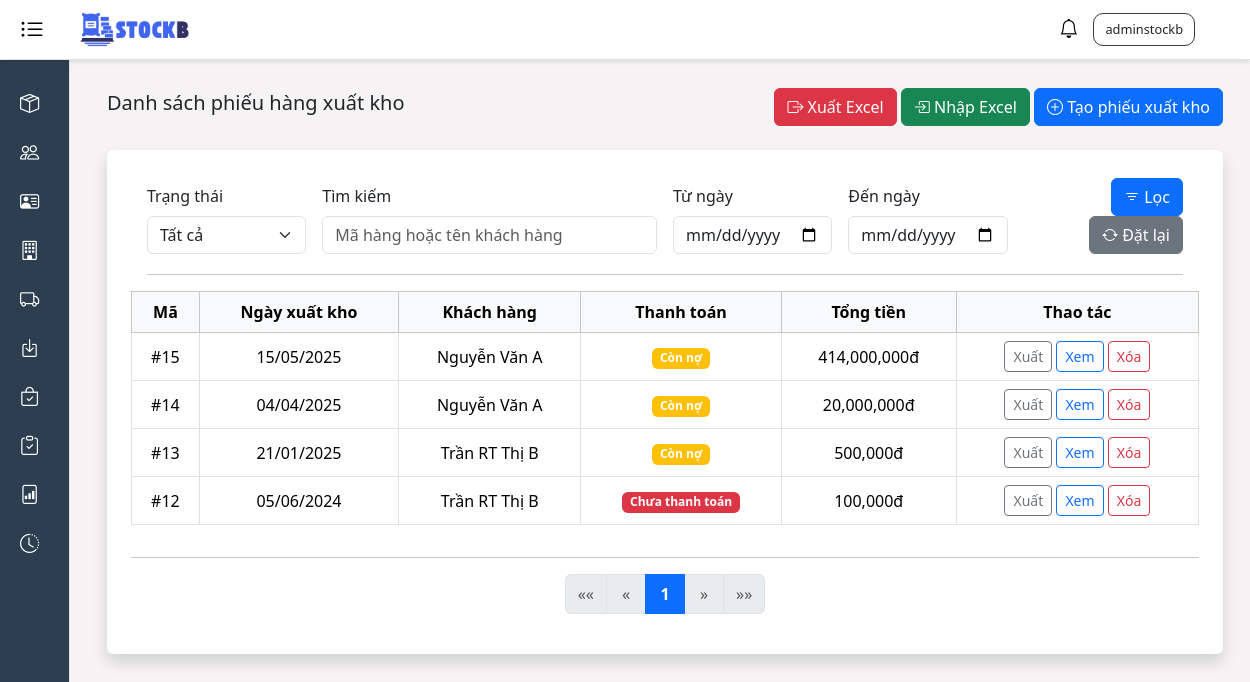
/stock-out/ (signed in), run on an earlier commit of the app's database.
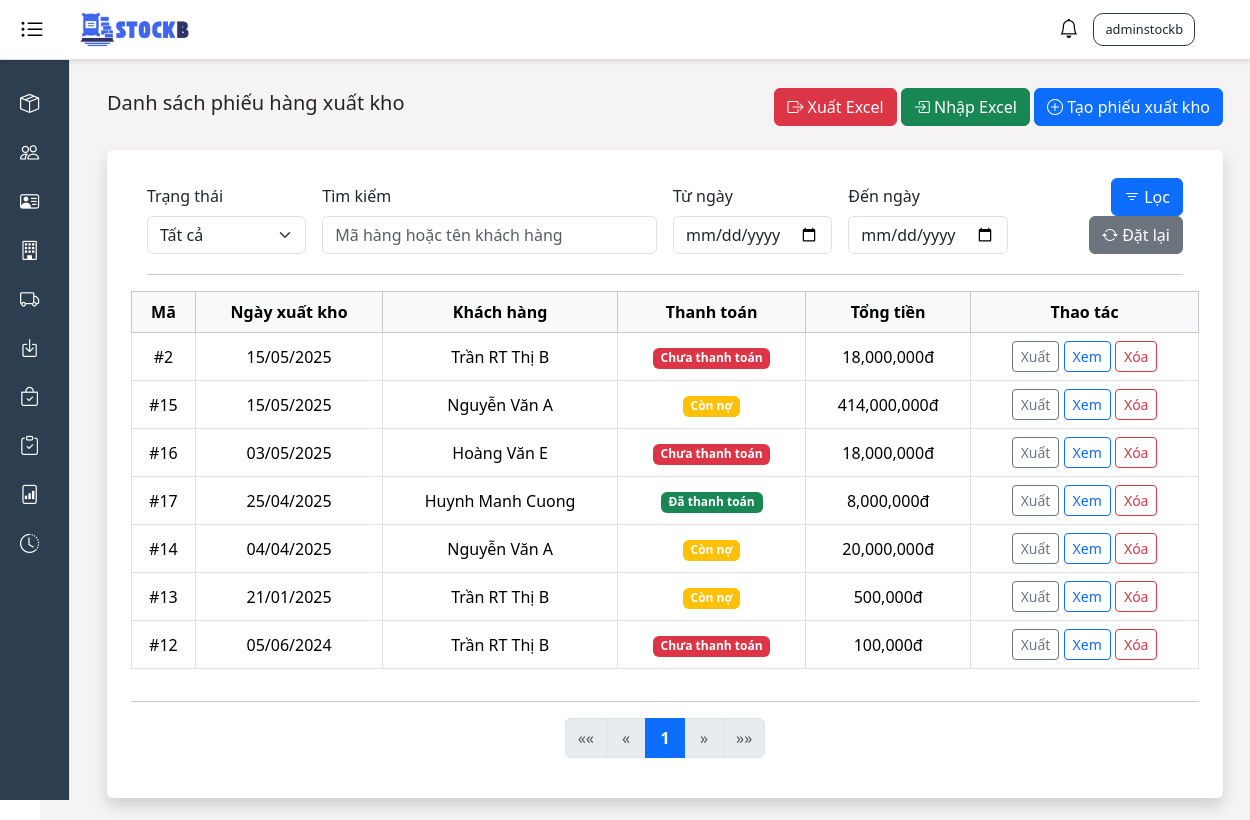
And on a later commit of the database.
### stockb/models.py (models this page shows, shortened)
class StockOut(models.Model):
    PAYMENT_STATUS_CHOICES = [
        ('UNPAID', 'Chưa thanh toán'),
        ('PARTIALLY_PAID', 'Còn nợ'),
        ('PAID', 'Đã thanh toán'),
    ]
    export_date = models.DateField()
    payment_status = models.CharField(
        max_length=20,
        choices=PAYMENT_STATUS_CHOICES,
        default='UNPAID'
    )
    notes = models.TextField(blank=True)
    customer = models.ForeignKey(Customer, on_delete=models.SET_NULL, null="true")
    amount_paid = models.DecimalField(max_digits=20, decimal_places=0, default=0)
    created_by = models.ForeignKey(
        User,
        on_delete=models.SET_NULL,
        null=True,
        blank=True,
        related_name='stock_out_created'
    )
    updated_by = models.ForeignKey(
        User,
        on_delete=models.SET_NULL,
        null=True,
        blank=True,
        related_name='stock_out_updated'
    )
    created_at = models.DateTimeField(auto_now_add=True)
    updated_at = models.DateTimeField(auto_now=True)
    def total_amount(self):
        total = sum(
            detail.quantity * detail.selling_price * (1 - detail.discount / 100)
            for detail in self.stockoutdetail_set.all()
        )
        return total

### stockb/views/stock_out_views.py (the view, shortened to what this page needs)
# urls.py: path('stock-out/', stock_out_views.stock_out, name='stock_out'),
@login_required
def stock_out(request):
    stock_outs = StockOut.objects.all().order_by('-export_date')
    stock_out_list = []
    filter_type = request.GET.get('filter', 'all')
    search_text = request.GET.get('search', '')
    start_date = request.GET.get('start_date', '')
    end_date = request.GET.get('end_date', '')
    if filter_type == 'partially_paid':
        stock_outs = stock_outs.filter(payment_status='PARTIALLY_PAID')
    elif filter_type == 'paid':
        stock_outs = stock_outs.filter(payment_status='PAID')
    elif filter_type == 'unpaid':
        stock_outs = stock_outs.filter(payment_status='UNPAID')
    for stock_out in stock_outs:
        stock_out_list.append({
            'id': stock_out.id,
            'export_date': stock_out.export_date,
            'customer': f"{stock_out.customer.first_name} {stock_out.customer.last_name}",
            'payment_status': stock_out.payment_status,
            'total_amount': stock_out.total_amount(),
        })
    paginator = Paginator(stock_out_list, 10)
    page_number = request.GET.get('page')
    page_obj = paginator.get_page(page_number)
    context = {
        "title": "Trang xuất kho",
        'filter_type': filter_type,
        "stock_out_list": page_obj,
        "search_text": search_text,
        "start_date": start_date,
        "end_date": end_date,
    }
    return render(request, "stock_out/stock_out_list.html", context)

### stockb/context_processors.py (called while the page is built)
def notifications(request):
    return {
        'notifications': Notification.objects.all()[:50]
    }

### stockb/templates/stock_out/stock_out_list.html (shortened to what the changed rows need)
{% extends 'base.html' %}
{% load humanize %}
{% block content %}
    <div class="container bg-white p-4 rounded shadow">
        <div class="table-responsive">
          <table class="table table-bordered align-middle text-center">
            <thead class="table-light">
              <tr>
                <th scope="col">Mã</th>
                <th scope="col">Ngày xuất kho</th>
                <th scope="col">Khách hàng</th>
                <th scope="col">Thanh toán</th>
                <th scope="col">Tổng tiền</th>
                <th scope="col">Thao tác</th>
              </tr>
            </thead>
            {% for item in stock_out_list %}
            <tbody>
              <tr>
                <td>#{{item.id}}</td>
                <td>{{item.export_date|date:"d/m/Y"}}</td>
                <td>{{item.customer}}</td>
                <td>
                  {% if item.payment_status == "PAID" %}
                    <span class="badge bg-success">Đã thanh toán</span>
                  {% elif item.payment_status == "PARTIALLY_PAID" %}
                    <span class="badge bg-warning">Còn nợ</span>
                  {% else %}
                    <span class="badge bg-danger">Chưa thanh toán</span>
                  {% endif %}
                </td>
                <td>{{ item.total_amount|floatformat:0|intcomma }}đ</td>
                <td>
                  <a href="{% url 'export_single_stockout' stockout_id=item.id %}" class="btn btn-sm btn-outline-secondary">Xuất</a>
                  <a href="{% url 'stock_out_update' item.id %}" class="btn btn-sm btn-outline-primary">Xem</a>
                  <form method="POST" action="{% url 'stock_out_delete' pk=item.id %}" style="display:inline;" onsubmit="return confirm('Bạn có chắc chắn muốn xóa đơn xuất này không?');">
                            <button type="submit" class="btn btn-sm btn-outline-danger">Xóa</button>
                  </form>
                </td>
              </tr>
            </tbody>
            {% endfor %}
          </table>
    </div>
  </div>
{% endblock %}

What changed in the data, as far as the page shows it:
added StockOut: export_date "15/05/2025"
added StockOut: export_date "03/05/2025"
added StockOut: export_date "25/04/2025"
Also different on the page:
new list line: "# 2 Trần RT Thị B Chưa thanh toán 18,000,000 đ Xuất Xem Xóa"
new list line: "# 16 Hoàng Văn E Chưa thanh toán 18,000,000 đ Xuất Xem Xóa"
new list line: "# 17 Huynh Manh Cuong Đã thanh toán 8,000,000 đ Xuất Xem Xóa"
